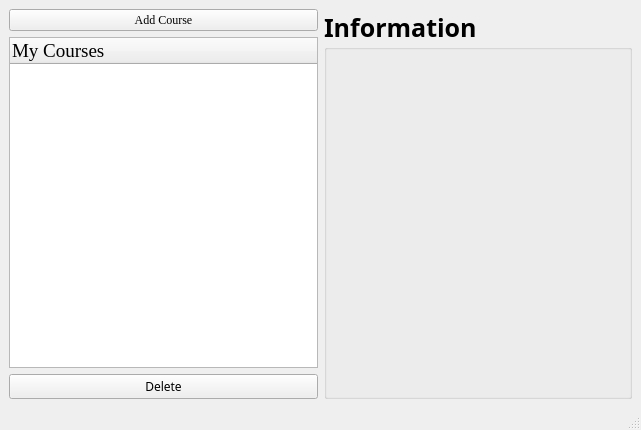
<?xml version="1.0" encoding="UTF-8"?>
<ui version="4.0">
 <class>MainWindow</class>
 <widget class="QMainWindow" name="MainWindow">
  <property name="geometry">
   <rect>
    <x>0</x>
    <y>0</y>
    <width>641</width>
    <height>430</height>
   </rect>
  </property>
  <property name="windowTitle">
   <string>Scribble</string>
  </property>
  <property name="styleSheet">
   <string notr="true"/>
  </property>
  <widget class="QWidget" name="centralwidget">
   <layout class="QHBoxLayout" name="horizontalLayout_2">
    <item>
     <layout class="QHBoxLayout" name="horizontalLayout">
      <item>
       <layout class="QVBoxLayout" name="verticalLayout">
        <item>
         <widget class="QPushButton" name="addCourseBtn">
          <property name="sizePolicy">
           <sizepolicy hsizetype="Expanding" vsizetype="Fixed">
            <horstretch>0</horstretch>
            <verstretch>0</verstretch>
           </sizepolicy>
          </property>
          <property name="font">
           <font>
            <family>Times New Roman</family>
           </font>
          </property>
          <property name="autoFillBackground">
           <bool>false</bool>
          </property>
          <property name="styleSheet">
           <string notr="true"/>
          </property>
          <property name="text">
           <string>Add Course</string>
          </property>
         </widget>
        </item>
        <item>
         <widget class="QTreeWidget" name="courseList">
          <property name="sizePolicy">
           <sizepolicy hsizetype="Expanding" vsizetype="Expanding">
            <horstretch>0</horstretch>
            <verstretch>0</verstretch>
           </sizepolicy>
          </property>
          <property name="font">
           <font>
            <family>Times New Roman</family>
            <pointsize>14</pointsize>
            <weight>50</weight>
            <bold>false</bold>
           </font>
          </property>
          <property name="styleSheet">
           <string notr="true"/>
          </property>
          <column>
           <property name="text">
            <string>My Courses</string>
           </property>
           <property name="background">
            <color>
             <red>0</red>
             <green>0</green>
             <blue>0</blue>
            </color>
           </property>
          </column>
         </widget>
        </item>
        <item>
         <widget class="QPushButton" name="deleteBtn">
          <property name="sizePolicy">
           <sizepolicy hsizetype="Expanding" vsizetype="Fixed">
            <horstretch>0</horstretch>
            <verstretch>0</verstretch>
           </sizepolicy>
          </property>
          <property name="font">
           <font>
            <family>American Typewriter</family>
            <kerning>false</kerning>
           </font>
          </property>
          <property name="text">
           <string>Delete</string>
          </property>
         </widget>
        </item>
       </layout>
      </item>
      <item>
       <widget class="QGroupBox" name="groupBox">
        <property name="sizePolicy">
         <sizepolicy hsizetype="Expanding" vsizetype="Preferred">
          <horstretch>0</horstretch>
          <verstretch>0</verstretch>
         </sizepolicy>
        </property>
        <property name="font">
         <font>
          <family>Chalkboard</family>
          <pointsize>19</pointsize>
          <weight>75</weight>
          <bold>true</bold>
         </font>
        </property>
        <property name="styleSheet">
         <string notr="true">background-image: url(:/resources/background_image.jpeg);</string>
        </property>
        <property name="title">
         <string>Information</string>
        </property>
        <zorder>layoutWidget</zorder>
        <zorder>layoutWidget</zorder>
       </widget>
      </item>
     </layout>
    </item>
   </layout>
  </widget>
  <widget class="QMenuBar" name="menubar">
   <property name="geometry">
    <rect>
     <x>0</x>
     <y>0</y>
     <width>641</width>
     <height>22</height>
    </rect>
   </property>
  </widget>
  <widget class="QStatusBar" name="statusbar"/>
  <action name="actionSave">
   <property name="text">
    <string>Save</string>
   </property>
  </action>
 </widget>
 <resources/>
 <connections/>
</ui>
